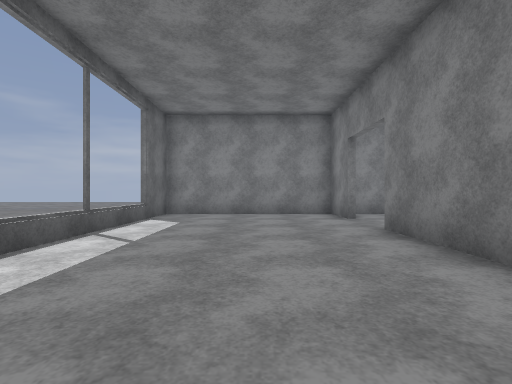
view 1 (above)

16 first-person views from a walk through a 3-D level made in the Godot game engine. The camera is 1.2 m above the floor, looks level and sees 85° across. The floor is counted in squares, 1.8 m on a side. Each view is taken from the middle of a square. On the plan, view 1 faces up. The plan holds only what a view shows up to about 9 squares ahead; the rest is blank. The place goes on beyond the plan. Flat picture figures and markers are not drawn. Some surface patterns are stand-ins.

view 2
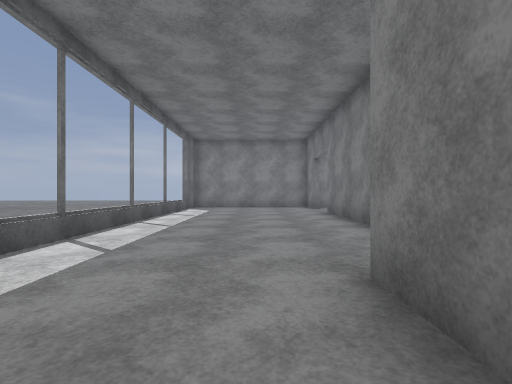

view 3
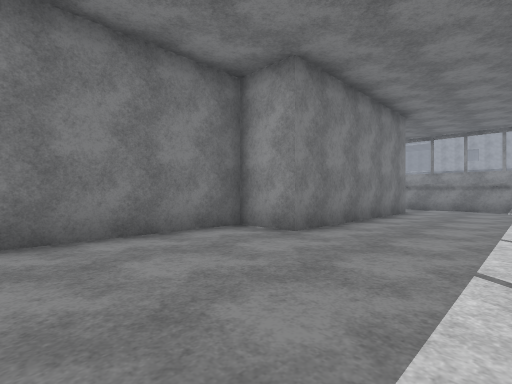

view 4
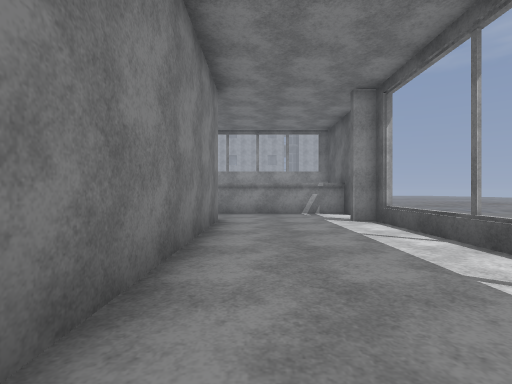

view 5
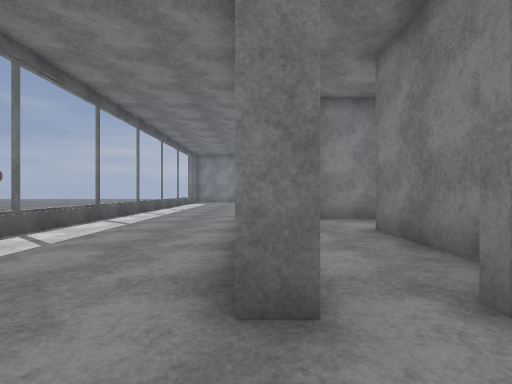

view 6
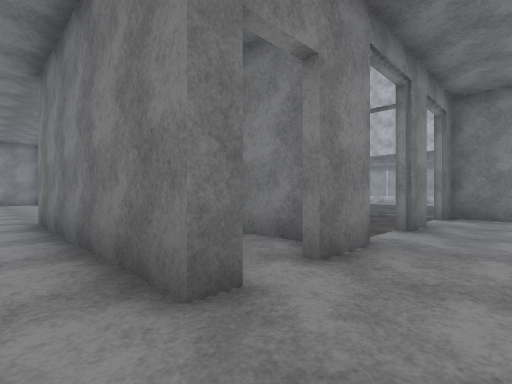

view 7
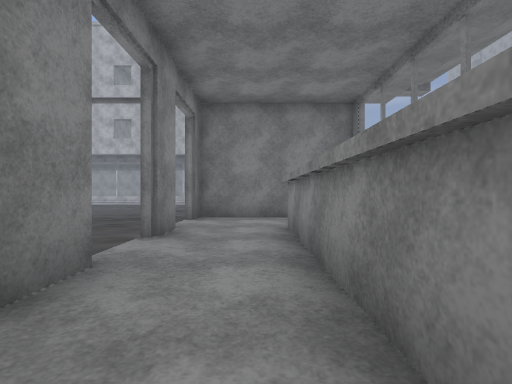

view 8
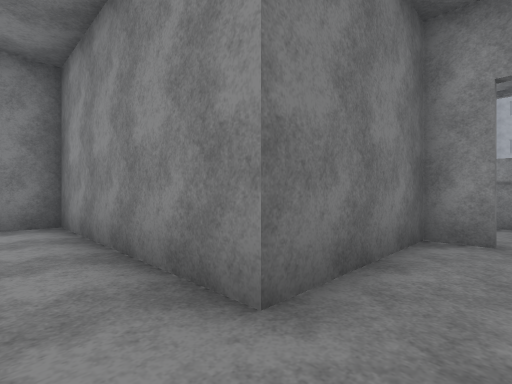

view 9
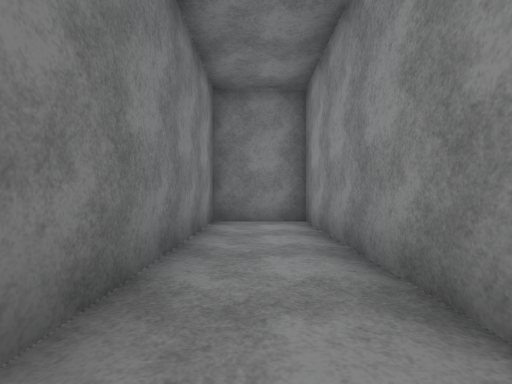

view 10
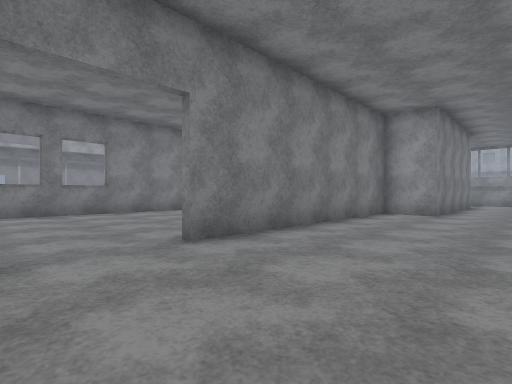

view 11
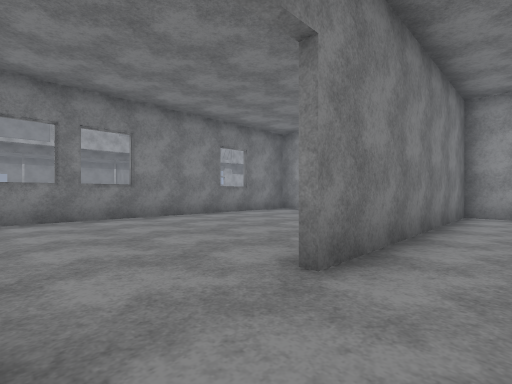

view 12
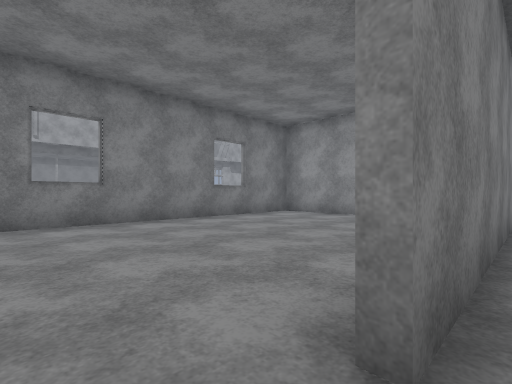

view 13
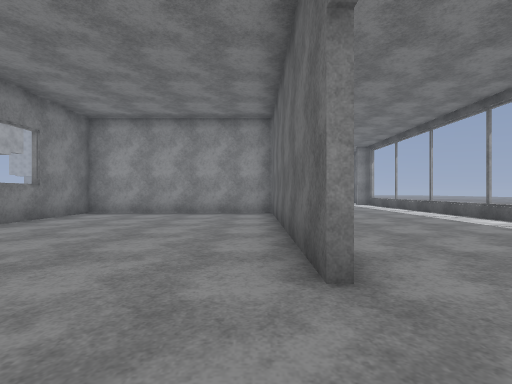

view 14
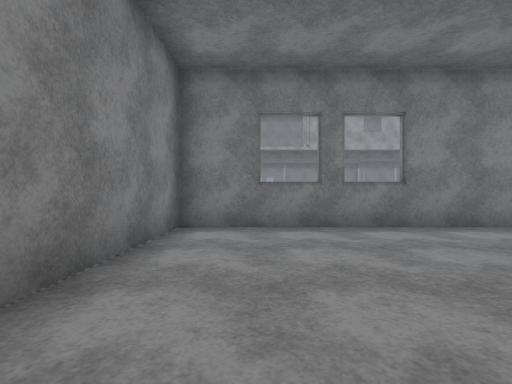

view 15
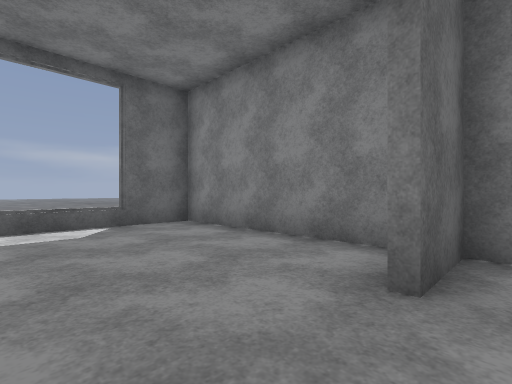

view 16
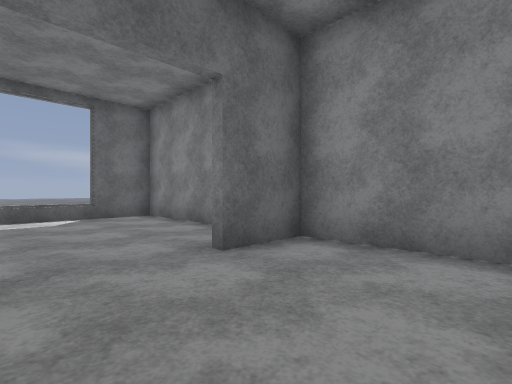

### Floor plan
Key: @ floor where view 1 was taken; # wall or solid block; . main floor; - floor 0.25 m lower than the main floor; / step, stairs or slope; = window, fence, low wall or low ledge.
Columns run from 3 left of view 1 to 9 right of it. Each row starts with its distance up from view 1.
  8 ############
  7 #....#.....#
  6 =..........#
  5 =..........#
  4 =....#.....#
  3 =....#.....#
  2 =....#.....#
  1 =....#.....#
  0 #..@.#.....#
 -1 =....#.....#
 -2 #...########
 -3 =...#......#
 -4 =...#./////#-
 -5 =...#.#   - -
 -6 =...#.# --- -
 -7 #...#.#----#-
 -8  ........#.#
 -9 #..........#
-10 ##########.#

Positions as (right, up) in squares from view 1, and headings:
1: (0, 0), facing up
2: (0, -4), facing up
3: (-2, 2), facing down-right
4: (0, -1), facing down
5: (1, -9), facing up
6: (0, -9), facing up-right
7: (1, -9), facing right
8: (2, -3), facing down-right
9: (2, -3), facing right
10: (-1, 7), facing down-right
11: (1, 7), facing down-right
12: (2, 6), facing down-right
13: (3, 7), facing down
14: (3, 7), facing right
15: (3, 5), facing up-left
16: (5, 5), facing up-left
